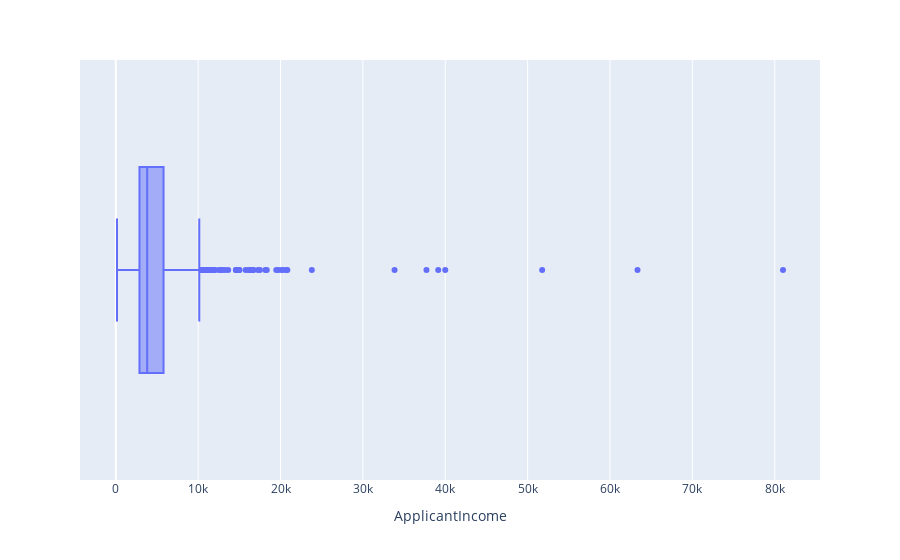

The notebook cell this image was saved under:
### Code cell
fig = px.box(df, x= "ApplicantIncome")

fig.show()

### Figure 1 — Plotly figure (JSON) as saved in the notebook; plotly's stock layout.template omitted (floating-point values rounded to 4 significant figures; data arrays with more than 128 entries replaced by an {"elided": "..."} marker saying what was removed)
{"data": [{"alignmentgroup": "True", "hovertemplate": "ApplicantIncome=%{x}<extra></extra>", "legendgroup": "", "marker": {"color": "#636efa"}, "name": "", "notched": false, "offsetgroup": "", "orientation": "h", "showlegend": false, "type": "box", "x": {"elided": "614 int values"}, "x0": " ", "xaxis": "x", "y0": " ", "yaxis": "y"}], "layout": {"boxmode": "group", "legend": {"tracegroupgap": 0}, "margin": {"t": 60}, "xaxis": {"anchor": "y", "domain": [0, 1], "title": {"text": "ApplicantIncome"}}, "yaxis": {"anchor": "x", "domain": [0, 1]}}}
